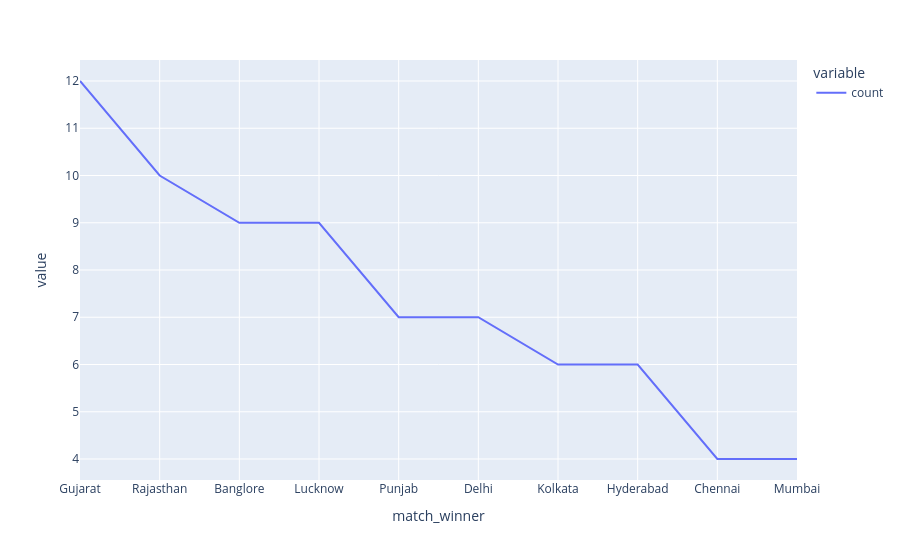

Notebook source saved alongside this figure:
### Code cell
px.line(df['match_winner'].value_counts())

### Figure 1 — Plotly figure (JSON) as saved in the notebook; plotly's stock layout.template omitted (floating-point values rounded to 4 significant figures)
{"data": [{"hovertemplate": "variable=count<br>match_winner=%{x}<br>value=%{y}<extra></extra>", "legendgroup": "count", "line": {"color": "#636efa", "dash": "solid"}, "marker": {"symbol": "circle"}, "mode": "lines", "name": "count", "orientation": "v", "showlegend": true, "type": "scatter", "x": ["Gujarat", "Rajasthan", "Banglore", "Lucknow", "Punjab", "Delhi", "Kolkata", "Hyderabad", "Chennai", "Mumbai"], "xaxis": "x", "y": [12, 10, 9, 9, 7, 7, 6, 6, 4, 4], "yaxis": "y"}], "layout": {"legend": {"title": {"text": "variable"}, "tracegroupgap": 0}, "margin": {"t": 60}, "xaxis": {"anchor": "y", "domain": [0, 1], "title": {"text": "match_winner"}}, "yaxis": {"anchor": "x", "domain": [0, 1], "title": {"text": "value"}}}}
